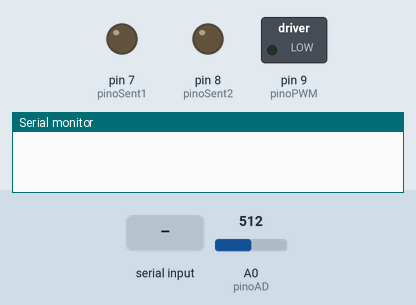
This sketch was run on a simulated Arduino Uno, built with avr-gcc and run on an emulated ATmega328P. On the bench: switched loads named in the sketch (green lamp = pin HIGH), output pins drawn as LEDs (lit = HIGH), the last lines printed to the serial monitor. The inputs (shaded band) are chosen by the test bench; at power-on: A0 (pinoAD) = 512.

Above: at 1.2 s.
1.3 s: "90,45\n" received over Serial
At 1.7 s:
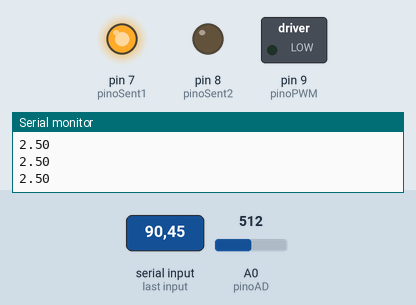
2.8 s: "30,150\n" received over Serial
4.3 s: "200\n" received over Serial
Timing chart, 0 to 7.3 s (numbered marks = the images above; inputs shaded):
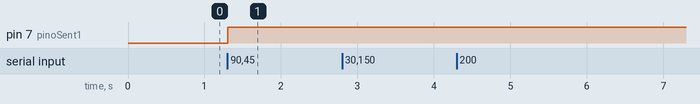

The sketch:

codigo_arduino.ino
```cpp
// Bancada de Controle de velocidade: Motor-Gerador
// UFPA - Campus Tucuruí
// Monitoria de Sistemas de Controle para Engenharia
// - PGRAD - MONITORIA 03/2020
// Coodenador: Cleison Daniel Silva
// Bolsista: Felipe Silveira Piano
// Data: 26/09/2020
#define pinoAD A0
#define pinoPWM 9
#define pinoSent1 7
#define pinoSent2 8
int valorAD = 0;
int valorPWM = 0;
void setup() {
pinMode(pinoSent1, OUTPUT);
pinMode(pinoSent2, OUTPUT);
pinMode(pinoPWM, OUTPUT);
Serial.begin(9600);
Serial.setTimeout(5);
}
void loop() {
if (Serial.available() > 0) {
valorPWM = Serial.parseInt();
digitalWrite(pinoSent1, HIGH);
digitalWrite(pinoSent2, LOW);
analogWrite(pinoPWM, valorPWM);
valorAD = analogRead(pinoAD);
Serial.println(valorAD*5./1023.);
// delay(20);
//Serial.println(map(valorAD,0,5,0,255));
}
}
```

Measured:
- after the input at 1.3 s, pin 7 (pinoSent1): LOW → HIGH at once
